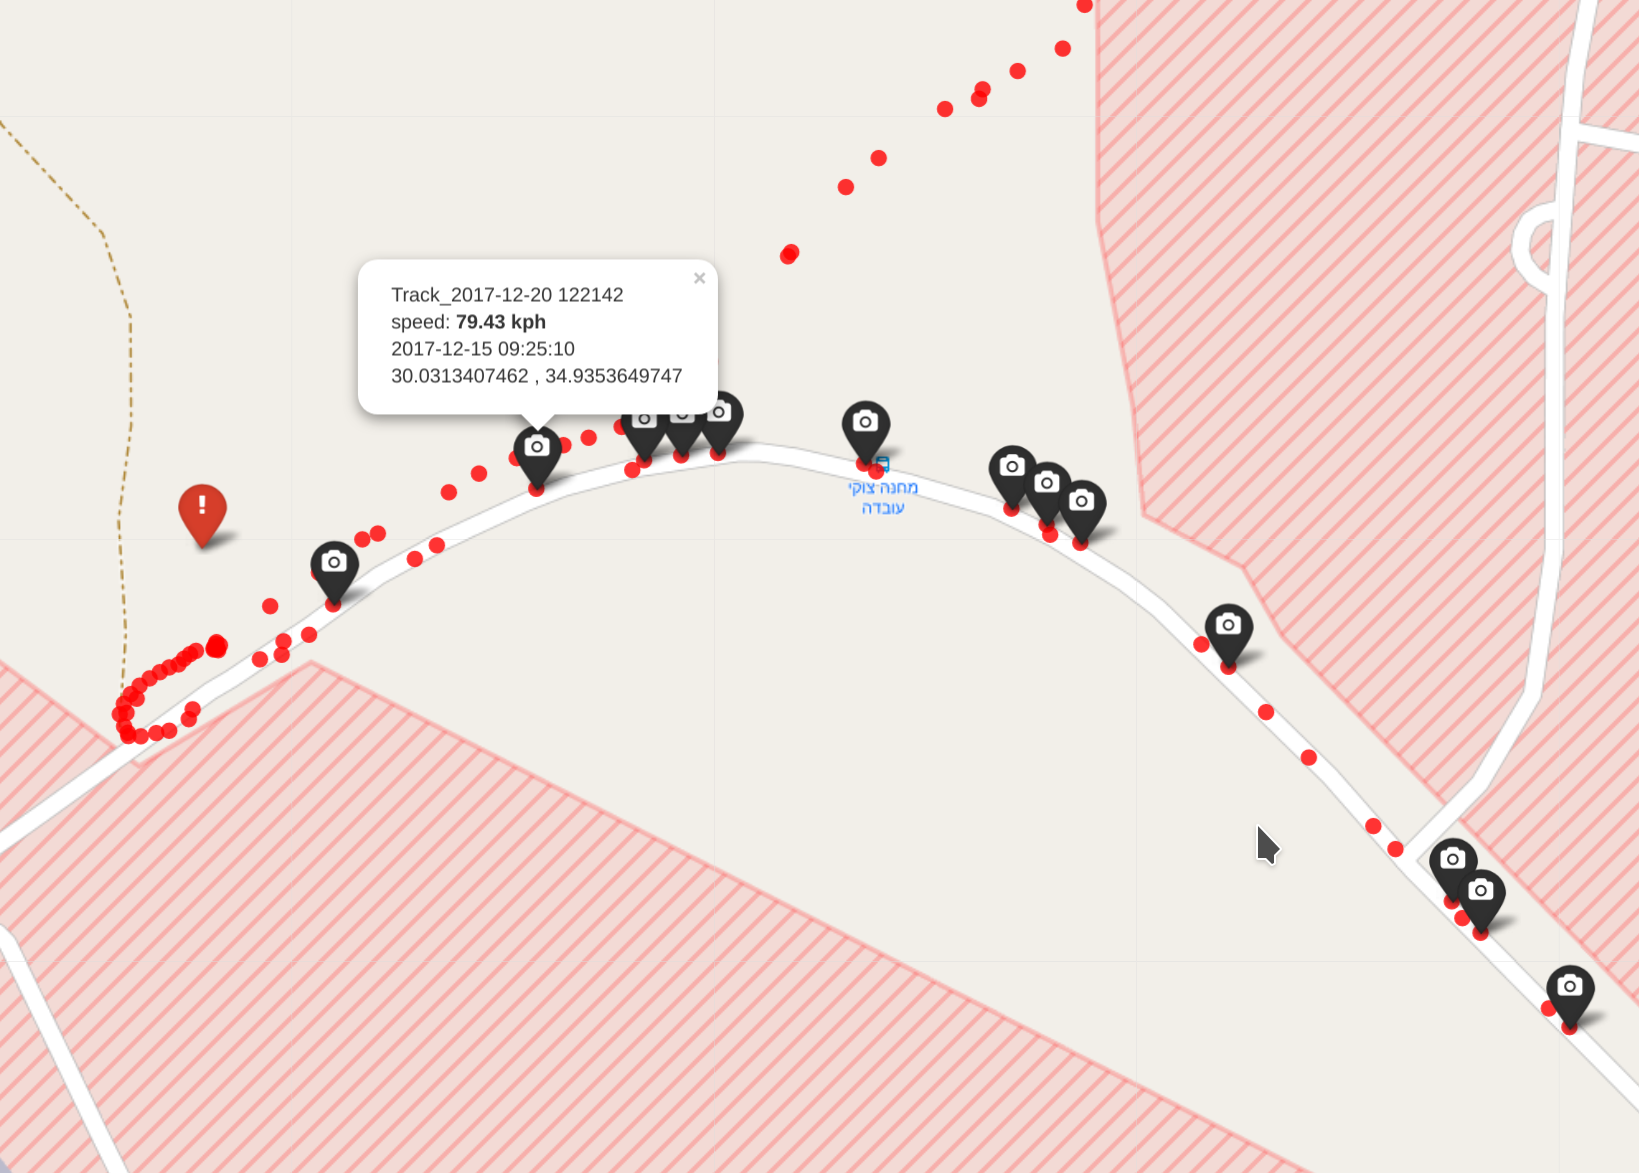

Reproduce this figure in Python.
#!/usr/bin/python
# http://www.trackprofiler.com/gpxpy/index.html
import gpxpy
import gpxpy.gpx
import math
import sys
import csv
import glob, os
import datetime
import folium
from folium.plugins import FloatImage
#from folium.plugins import MeasureControl

# python rally_speeding_folder.py 45.49222,5.90380 45.49885,5.90372 70 45.49222,5.90380 45.49885,5.90372 70

#restricted_start = (32.49222,34.90380) # decimal lat,lon can also be in min/sec (30.11.42.635,35.02.59.208) 
#restricted_finish = (32.49885,34.90372) # decimal lat,lon can also be in min/sec (30.09.42.635,35.01.59.998)
#restricted_speed = 70 # kph

# options is the first argv and contains 5 options
options = ((sys.argv)[1]).split(',')
graceZone = int(options[0]) # grace zone in the start/end of the restricted zone, in meters
distance_from_point_allowed = int(options[1]) # ring for display only, in meters
showAllRestrictedPoints = options[2] # show all point of competitor in the restricted zone
line_points = options[3] # display "line" or "points", points is very slow.
merge_segments = options[4] # merege segments
reverse = 0 # check for speeding on the reverse track


'''
graceZone = 90 # grace zone in the start/end of the restricted zone, in meters
distance_from_point_allowed = 80 # ring for display only, in meters
showAllRestrictedPoints = 1 # show all point of competitor in the restricted zone
line_points = "line" # display "line" or "points", points is very slow.
reverse = 0 # check for speeding on the reverse track
'''
color = ['#FF0000', '#008000', '#0000FF', '#FFFF00', '#00FF00', '#FF00FF', '#00FFFF', '#800000', '#008080', '#800080', '#000080', '#808000', '#FFA500', '#A52A2A', '#0000A0', '#FFFFFF', '#000000', ]
c = 0
now = datetime.datetime.now() 
cwd = os.getcwd()

# WGS 84
a = 6378137  # meters
f = 1 / 298.257223563
b = 6356752.314245  # meters; b = (1 - f)a

MILES_PER_KILOMETER = 0.621371

MAX_ITERATIONS = 200
CONVERGENCE_THRESHOLD = 1e-12  # .000,000,000,001

def distance_vincenty(point1, point2):
    """
    Vincenty's formula (inverse method) to calculate the distance (in
    kilometers or miles) between two points on the surface of a spheroid
    """

    # short-circuit coincident points
    if point1[0] == point2[0] and point1[1] == point2[1]:
        return 0.0

    U1 = math.atan((1 - f) * math.tan(math.radians(point1[0])))
    U2 = math.atan((1 - f) * math.tan(math.radians(point2[0])))
    L = math.radians(point2[1] - point1[1])
    Lambda = L

    sinU1 = math.sin(U1)
    cosU1 = math.cos(U1)
    sinU2 = math.sin(U2)
    cosU2 = math.cos(U2)

    for iteration in range(MAX_ITERATIONS):
        sinLambda = math.sin(Lambda)
        cosLambda = math.cos(Lambda)
        sinSigma = math.sqrt((cosU2 * sinLambda) ** 2 +
                             (cosU1 * sinU2 - sinU1 * cosU2 * cosLambda) ** 2)
        if sinSigma == 0:
            return 0.0  # coincident points
        cosSigma = sinU1 * sinU2 + cosU1 * cosU2 * cosLambda
        sigma = math.atan2(sinSigma, cosSigma)
        sinAlpha = cosU1 * cosU2 * sinLambda / sinSigma
        cosSqAlpha = 1 - sinAlpha ** 2
        try:
            cos2SigmaM = cosSigma - 2 * sinU1 * sinU2 / cosSqAlpha
        except ZeroDivisionError:
            cos2SigmaM = 0
        C = f / 16 * cosSqAlpha * (4 + f * (4 - 3 * cosSqAlpha))
        LambdaPrev = Lambda
        Lambda = L + (1 - C) * f * sinAlpha * (sigma + C * sinSigma *
                                               (cos2SigmaM + C * cosSigma *
                                                (-1 + 2 * cos2SigmaM ** 2)))
        if abs(Lambda - LambdaPrev) < CONVERGENCE_THRESHOLD:
            break  # successful convergence
    else:
        return None  # failure to converge

    uSq = cosSqAlpha * (a ** 2 - b ** 2) / (b ** 2)
    A = 1 + uSq / 16384 * (4096 + uSq * (-768 + uSq * (320 - 175 * uSq)))
    B = uSq / 1024 * (256 + uSq * (-128 + uSq * (74 - 47 * uSq)))
    deltaSigma = B * sinSigma * (cos2SigmaM + B / 4 * (cosSigma *
                 (-1 + 2 * cos2SigmaM ** 2) - B / 6 * cos2SigmaM *
                 (-3 + 4 * sinSigma ** 2) * (-3 + 4 * cos2SigmaM ** 2)))
    s = b * A * (sigma - deltaSigma)

#    s /= 1000  # meters to kilometers
    return round(s, 6)


def foliumMap(file):
    '''
    foliumpoints = [] # for folium
    with open("{0}".format(file), "r") as gpx_file: 
        gpx = gpxpy.parse(gpx_file)
        for track in gpx.tracks:
            for segment in track.segments:
                for point_no, point in enumerate(segment.points):
                    foliumpoints.append(tuple([point.latitude, point.longitude]))
    if len(foliumpoints) > 0 :
        ave_lat = sum(p[0] for p in foliumpoints)/len(foliumpoints)
        ave_lon = sum(p[1] for p in foliumpoints)/len(foliumpoints)
        # Load map centred on average coordinates
        #Map tileset to use. Can choose from this list of built-in tiles:
        #            - "OpenStreetMap"
        #            - "Stamen Terrain", "Stamen Toner", "Stamen Watercolor"
        #            - "CartoDB positron", "CartoDB dark_matter"
        #            - "Mapbox Bright", "Mapbox Control Room" (Limited zoom)
        #            - "Cloudmade" (Must pass API key)
        #            - "Mapbox" (Must pass API key)
    else:
        ave_lat = 35.0
        ave_lon = 30.0
    '''
    my_map = folium.Map(location=[35.0, 30.0], tiles='',attr='',  zoom_start=12, control_scale=True, prefer_canvas=True)
#    folium.TileLayer(tiles='http://services.arcgisonline.com/arcgis/rest/services/World_Imagery/MapServer/tile/{z}/{y}/{x}',attr='DigitalGlobe', name='World Imagery', max_zoom=17).add_to(my_map)
#    folium.TileLayer(tiles='https://israelhiking.osm.org.il/Hebrew/Tiles/{z}/{x}/{y}.png',attr='israelhiking.osm.org.il', name='Hebrew Base Map', max_zoom=16).add_to(my_map)
#    folium.TileLayer(tiles='https://israelhiking.osm.org.il/OverlayTiles/{z}/{x}/{y}.png',attr='israelhiking.osm.org.il', name='Hiking Trails Overlay').add_to(my_map)
#    folium.TileLayer(tiles='https://israelhiking.osm.org.il/Hebrew/mtbTiles/{z}/{x}/{y}.png',attr='israelhiking.osm.org.il', name='MTB Hebrew Base Map', max_zoom=16).add_to(my_map)
#    folium.TileLayer(tiles='https://israelhiking.osm.org.il/OverlayMTB/{z}/{x}/{y}.png',attr='israelhiking.osm.org.il', name='MTB Trails Overlay').add_to(my_map)
#    folium.TileLayer(tiles='https://tile.opentopomap.org/{z}/{x}/{y}.png',attr='OpenTopoMap', name='OpenTopoMap', max_zoom=18).add_to(my_map)
    folium.TileLayer(tiles='OpenStreetMap',attr='OpenStreetMap', name='OpenStreetMap').add_to(my_map)

    return my_map


def ConvertAndSpeed (file,my_map,color,line_points):

    point_no_csv = 0
    with open("{1}/zzz_{0}.csv".format(file,cwd), "w"): pass # clear the csv file

    with open("{0}".format(file), "r") as gpx_file, open("{1}/zzz_{0}.csv".format(file,cwd), "a") as gpxfile: 

    #gpx_file = open('z20171214-111736.gpx', 'r')
        latitude = [] # for matplotlib
        longitude = [] # for matplotlib
        foliumpoints = [] # for folium

        gpx = gpxpy.parse(gpx_file)
        for track in gpx.tracks:
            for segment_no, segment in enumerate(track.segments):
                for point_no, point in enumerate(segment.points):
                    # calculate the speed
                    if point.speed != None:
                        speed = round((point.speed)*3.6,2) #convert to kph rounded to 2 decimal
#                    elif point_no > 0 and point_no < len(segment.points)-1  :
#                        speed1 = point.speed_between(segment.points[point_no - 1])
#                        speed2 = point.speed_between(segment.points[point_no + 1])
#                        if (speed1 is None) or (speed2 is None) :
#                            pass
#                        else:
#                           speed = round(((speed1+speed2)/2)*3.6,2) #speed im kph rounded to 2 decimal
                    else :
#                        speed = 0.0
                        speed = segment.get_speed(point_no)
                        if speed != None:
                            speed = round(speed*3.6,2) #convert to kph rounded to 2 decimal
                    if point_no == 0 and point.speed == None :
                        speed = 0.0
                                        
                    if merge_segments != "yes" :
                        point_no_csv = point_no
                        
                    if line_points == "points" :
                        folium.features.Circle(location=(point.latitude,point.longitude),radius=5,stroke=False,fill="true",color="{}".format(color),fill_color="{}".format(color), popup="{0}<br>speed: {1} kph<br>{4}<br>{2} , {3}<br>point no. {5}".format(cleanFile,speed,point.latitude,point.longitude,point.time,point_no_csv+1),fill_opacity=0.8).add_to(feature_group)
                            
                    gpxfile.write('{0},{1},{2},{3},{4}\n'.format(point_no_csv, point.latitude, point.longitude, speed, point.time))
                
                    if line_points == "line" :
                        latitude.append( point.latitude )
                        longitude.append( point.longitude )
                        foliumpoints.append(tuple([point.latitude, point.longitude]))
                    
                    point_no_csv = point_no_csv + 1

            if segment_no > 0 :
                output1="\nWARNING!, file {0} contain {1} segments, should not have more then 1 segment, results may be corrupted!\n".format(file,segment_no+1)
                print(output1)
                speddingfile.write("{0}\n".format(output1))

    if line_points == "line" :
        folium.features.PolyLine(foliumpoints, color="{}".format(color),popup="{}".format(cleanFile), weight=3, opacity=1).add_to(feature_group)
    '''
    for waypoint in gpx.waypoints:
        folium.Marker(location=(waypoint.latitude,waypoint.longitude),icon=folium.Icon(color='blue', icon='check', prefix='fa'), popup="waypoint {0}<br>{1} , {2}".format(waypoint.name,waypoint.latitude,waypoint.longitude)).add_to(feature_group)
    '''
    is_waypoints = "no"
    for waypoint_no, waypoint in enumerate(gpx.waypoints):
        if waypoint_no != None :
            is_waypoints = "yes"
    if  is_waypoints == "yes" :          
        output1="\nWARNING!, file {0} contain {1} waypoints, results may be corrupted!\n".format(file,waypoint_no)
        print(output1)
        speddingfile.write("{0}\n".format(output1))

    return my_map


def convertDecimal(tude):
# converter only work for N,E and not shown in string
    a = tude.split('.',3)
    dd = float(a[0]) + (float(a[1]))/60 + (float(a[2]))/3600
    return dd


def FindClosest(i):
    
    closest_to_start = None
    closest_to_start_meters = 100000000000000000000.
    closest_to_finish = None
    closest_to_finish_meters = 100000000000000000000.

    topspeed = 0
        
    reader = csv.reader(open("{1}/zzz_{0}.csv".format(file,cwd)), delimiter=',')
    for row in reader:

        if float(row[3]) > float(topspeed) :
            topspeed = row[3]
            topspeed_point = row[0]

        start_meters = distance_vincenty(restricted_start, (float(row[1]),float(row[2])))
        finish_meters = distance_vincenty(restricted_finish, (float(row[1]),float(row[2])))

        # determine if point closest to start or finish
        if start_meters < closest_to_start_meters  :
            closest_to_start = row[0]
            closest_to_start_meters = round(start_meters,2)
        if finish_meters < closest_to_finish_meters  :
            closest_to_finish = row[0]
            closest_to_finish_meters = round(finish_meters,2)

    if closest_to_start == None :
        print("\nWARNING!, file {0} may not contain valid track, please check before running the script again, Exiting...\n".format(file))
        sys.exit(0)

    output = ('\n{4}\nRestricted {6} kph Zone {5}:\nClosest to start: Point {0} at {1} meters, Closest to finish: Point {2} at {3} meters.\n'.format(closest_to_start, closest_to_start_meters, closest_to_finish, closest_to_finish_meters, cleanFile,i,restricted_speed))
    print(output)
    speddingfile.write("{0}\n".format(output))
    folium.Marker(location=(restricted_start[0],restricted_start[1]),icon=folium.Icon(color='red', icon='exclamation', prefix='fa'), popup="restricted zone {0} start<br>speed limit <b>{1} kph</b><br>{2} , {3}".format(i,restricted_speed,round(restricted_start[0],6),round(restricted_start[1],6))).add_to(speeding_feature_group)
    folium.Marker(location=(restricted_finish[0],restricted_finish[1]),icon=folium.Icon(color='green', icon='check', prefix='fa'), popup="restricted zone {0} end<br>speed limit <b>{1} kph</b><br>{2} , {3}".format(i,restricted_speed,round(restricted_finish[0],6),round(restricted_finish[1],6))).add_to(speeding_feature_group)

    folium.features.Circle(location=(restricted_start[0],restricted_start[1]),radius=distance_from_point_allowed, weight=1,color="gray", popup="allowed {0} meters from point".format(distance_from_point_allowed),opacity=0.2).add_to(speeding_feature_group)
    folium.features.Circle(location=(restricted_finish[0],restricted_finish[1]),radius=distance_from_point_allowed, weight=1,color="gray", popup="allowed {0} meters from point".format(distance_from_point_allowed),opacity=0.2).add_to(speeding_feature_group)
    # grace zone marking
    folium.features.Circle(location=(restricted_start[0],restricted_start[1]),radius=graceZone, weight=1,color="lightgray", popup="grace zone: {0}  meters".format(graceZone),opacity=0.2).add_to(speeding_feature_group)
    folium.features.Circle(location=(restricted_finish[0],restricted_finish[1]),radius=graceZone, weight=1,color="lightgray", popup="grace zone: {0}  meters".format(graceZone),opacity=0.2).add_to(speeding_feature_group)

    return (closest_to_start,closest_to_finish,restricted_speed,topspeed,topspeed_point)
    
    
def OutputSpedding(closest_to_start,closest_to_finish,restricted_speed):
    sz = 0
    reader = csv.reader(open("{1}/zzz_{0}.csv".format(file,cwd)), delimiter=',')
    for row in reader:
        
        row[1] = round(float(row[1]),6)
        row[2] = round(float(row[2]),6)
        distToStart = round(distance_vincenty(restricted_start, (row[1],row[2])),2)
        distToFinish = round(distance_vincenty(restricted_finish, (row[1],row[2])),2)
        
        if ((int(row[0]) >= int(closest_to_start)) and (int(row[0]) <= int(closest_to_finish)) and (distToStart > graceZone) and (distToFinish > graceZone)):
            if (float(row[3]) >= int(restricted_speed)) :
                output = ("SPEEDING!!! at point {0}, location: ({1},{2}), speed: {3} kph.".format(row[0],row[1],row[2],row[3]))
                print(output)
                speddingfile.write("{}\n".format(output))
                folium.Marker(location=(row[1],row[2]),icon=folium.Icon(color='black', icon='camera', prefix='fa'), popup="{0}<br>speed: <b>{1} kph</b><br>{4}<br>{2} , {3}".format(cleanFile,row[3],row[1],row[2],row[4])).add_to(feature_group)
            elif showAllRestrictedPoints == "yes" and line_points == "line":
                folium.features.Circle(location=(row[1],row[2]),radius=3,stroke=False,fill="true",color="#000000", popup="{0}<br>speed: <b>{1} kph</b><br>{4}<br>{2} , {3}".format(cleanFile,row[3],row[1],row[2],row[4]),fill_opacity=1).add_to(feature_group)

                
        # marking the track restricted zone start/finish points for speeding calculation
        if ((sz == 0) and (int(row[0]) >= int(closest_to_start)) and (distToStart > graceZone)) :
            folium.features.Circle(location=(row[1],row[2]),radius=5,stroke=False,fill="true",color="black",fill_color="black", popup="{0} entering restitricted zone<br>speed: <b>{1} kph</b><br>distance: {2} meters".format(cleanFile,row[3],distToStart),fill_opacity=1).add_to(feature_group)
            sz = 1

        if ((int(row[0]) <= int(closest_to_finish)) and (distToFinish > graceZone)) :
            fzlat = row[1]
            fzlon = row[2]
            fzspeed = row[3]
            fzdist = distToFinish
    folium.features.Circle(location=(fzlat,fzlon),radius=5,stroke=False,fill="true",color="black",fill_color="black", popup="{0} exiting restitricted zone<br>speed: <b>{1} kph</b><br>distance: {2} meters".format(cleanFile,fzspeed,fzdist),fill_opacity=1).add_to(feature_group)


if line_points != "line" and line_points != "points":
    line_points = "line"

with open("{0}/spedding_results.txt".format(cwd), "w"): pass # clear the txt file

with open("{0}/spedding_results.txt".format(cwd), "a") as speddingfile:
        
    restrictedZones= int((len(sys.argv)-2)/3)
        
    output = ("File generated on {1}.\nThere are {0} restricted Zone(s).".format(restrictedZones,now.strftime("%Y-%m-%d %H:%M:%S")))
    print("\n{}".format(output))
    speddingfile.write("{}\n\n".format(output))

    # loging the zones
    for z in range(1, restrictedZones+1):

        print ("start zone {0}: {1}\n".format(z, sys.argv[(z*3)-1]))
        print ("end zone {0}: {1}\n".format(z, sys.argv[(z*3)]))
        print ("restricted speed zone {0}: {1} kph\n".format(z, sys.argv[(z*3)+1]))
        speddingfile.write("start zone {0}: {1}\n".format(z, sys.argv[(z*3)-1]))
        speddingfile.write("end zone {0}: {1}\n".format(z, sys.argv[(z*3)]))
        speddingfile.write("restricted speed zone {0}: {1} kph\n".format(z, sys.argv[(z*3)+1]))

    speddingfile.write("\nchecking folder: {0}\n".format(cwd))
    print("\nchecking folder: {0}\n".format(cwd))

    if isinstance(restrictedZones, int) :
        if (glob.glob("*.gpx")) :
            my_map=foliumMap(glob.glob("*.gpx")[0])
            speeding_feature_group = folium.FeatureGroup(name="speeding zone")

        else:
            print("No gpx files\n")
            sys.exit(0)

        #os.chdir("/mydir")
        for file in glob.glob("*.gpx"):
            

            cleanFile = os.path.splitext(file)[0]                
            feature_group = folium.FeatureGroup(name=cleanFile)
            my_map=ConvertAndSpeed(file,my_map,color[c],line_points)

            for i in range(1, restrictedZones+1):

                restricted_start = sys.argv[(i*3)-1].split(',') # lat,lon
                if (sys.argv[(i*3)-1]).count('.') >= 4 : # lat/long is in minutes/seconds
                    restricted_start[0] = convertDecimal(restricted_start[0])
                    restricted_start[1] = convertDecimal(restricted_start[1])
                else :
                    restricted_start[0] = float(restricted_start[0])
                    restricted_start[1] = float(restricted_start[1])
                
                restricted_finish = sys.argv[(i*3)].split(',') # lat,lon
                if (sys.argv[(i*3)]).count('.') >= 4 : # lat/long is in minutes/seconds
                    restricted_finish[0] = convertDecimal(restricted_finish[0])
                    restricted_finish[1] = convertDecimal(restricted_finish[1])
                else:
                    restricted_finish[0] = float(restricted_finish[0])
                    restricted_finish[1] = float(restricted_finish[1])

                restricted_speed = float(sys.argv[(i*3)+1]) # kph

                zone = FindClosest(i) # number of restricted zone
                OutputSpedding(int(zone[0])+1,int(zone[1])-1,zone[2]) # to be safe: +1,-1 is to start checking 1 point inside the zone from start and end
                if reverse == 1 :
                    OutputSpedding(zone[1]+1,zone[0]-1,zone[2])
                feature_group.add_to(my_map)

                if i == restrictedZones :
                    output = "\n{0} Top Speed: {1} kph on point {2}".format(cleanFile,zone[3],zone[4])
                    print(output)
                    speddingfile.write("{0}\n".format(output))

            os.remove("{1}/zzz_{0}.csv".format(file,cwd))
            if c < 15 :
                c = c + 1
            else:
                c = 0

        speeding_feature_group.add_to(my_map)
        url = ('http://tnuatiming.com/android-chrome-36x36.png')
        FloatImage(url, bottom=2, left=96).add_to(my_map)
        # my_map.add_child(MeasureControl())
        # folium.LatLngPopup().add_to(my_map)
        my_map.add_child(folium.LayerControl())
        my_map.fit_bounds(my_map.get_bounds())
        with open("SpeedingMap.html", "w"): pass # clear the txt file
        my_map.save("SpeedingMap.html")
        print("a.ok")

    else:
        print('\nworong arguments, please use:\n\npython rally_speeding_folder.py start_lat,start_long finish_lat,finish_long restricted_speed\n\nEx: python rally_speeding_folder.py 45.49222,5.90380 45.49885,5.90372 70 45.49222,5.90380 45.49885,5.90372 65\n')
        sys.exit(0)

